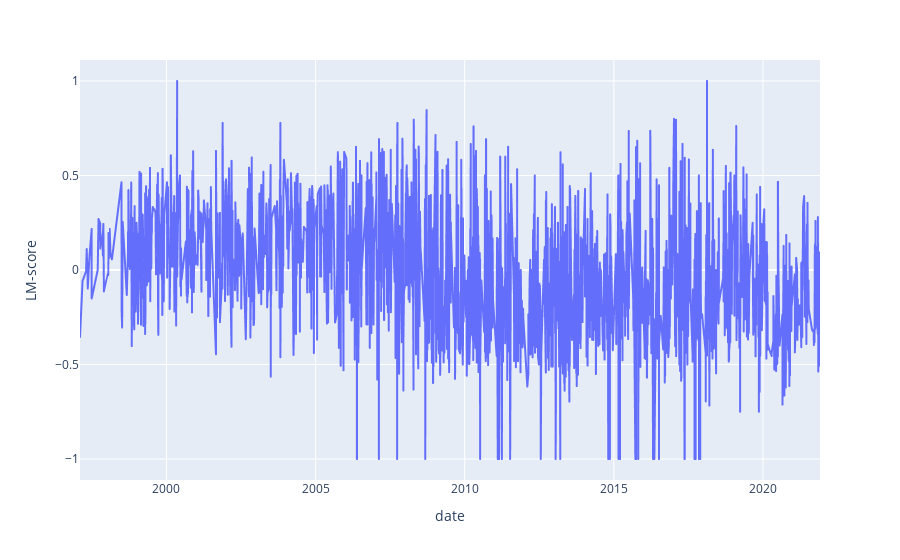

Notebook code cell kept with this figure:
### Markdown cell above
### Graphiques Polarité et Subjectivité

### Code cell
fig=df.plot(x="date",y="LM-score",backend='plotly')
fig.show()
#peu lisible

### Figure 1 — Plotly figure (JSON) as saved in the notebook; plotly's stock layout.template omitted (floating-point values rounded to 4 significant figures; data arrays with more than 128 entries replaced by an {"elided": "..."} marker saying what was removed)
{"data": [{"hovertemplate": "date=%{x}<br>LM-score=%{y}<extra></extra>", "legendgroup": "", "line": {"color": "#636efa", "dash": "solid"}, "marker": {"symbol": "circle"}, "mode": "lines", "name": "", "showlegend": false, "type": "scattergl", "x": {"elided": "2330 str values"}, "xaxis": "x", "y": {"elided": "2330 float values"}, "yaxis": "y"}], "layout": {"autosize": true, "legend": {"tracegroupgap": 0}, "margin": {"t": 60}, "xaxis": {"anchor": "y", "autorange": true, "domain": [0, 1], "range": ["1997-02-07", "2021-11-29"], "title": {"text": "date"}, "type": "date"}, "yaxis": {"anchor": "x", "autorange": true, "domain": [0, 1], "range": [-1.111, 1.111], "title": {"text": "LM-score"}, "type": "linear"}}}
